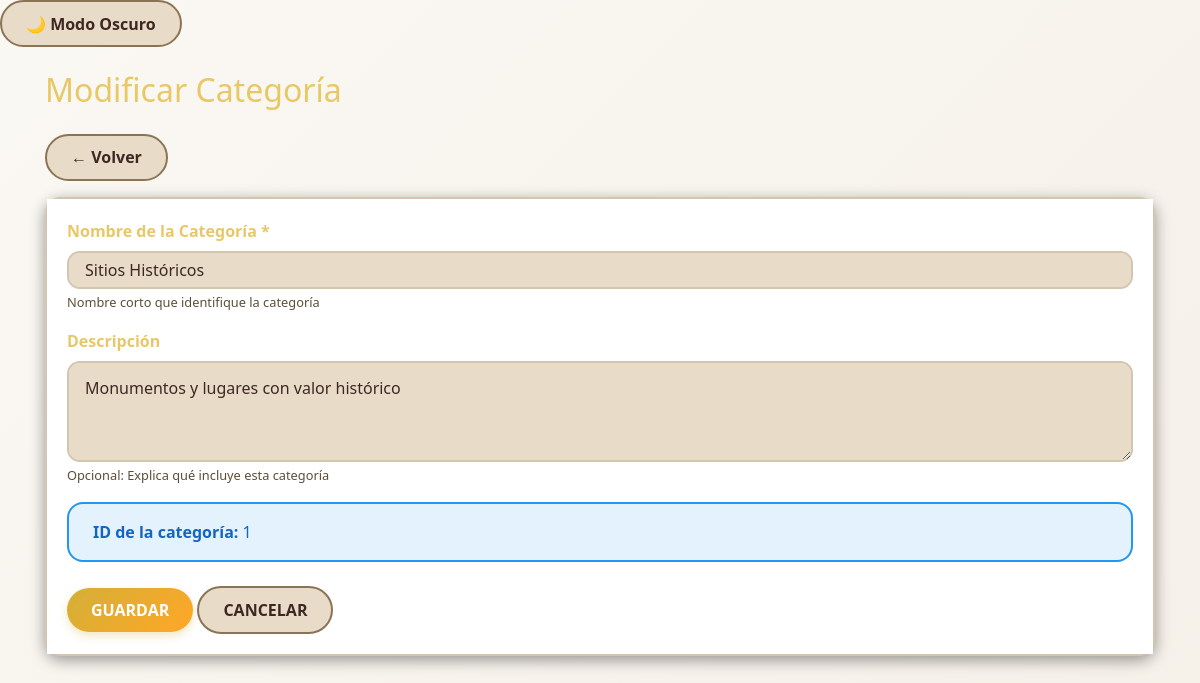
Screenshot of /index.php?c=categorias&a=modificar&id=1 (signed in) with the database file from the repository.
### tables this page shows
CREATE TABLE `categorias` (
  `id` int(11) NOT NULL,
  `nombre` varchar(50) NOT NULL,
  `descripcion` text DEFAULT NULL
);

### controllers/Categorias.php (called while the page is built, shortened)
<?php
class CategoriasController {
	public function __construct(){
		require_once "models/CategoriasModel.php";
	}
	public function modificar(){
		$id = $_GET['id'];
		$categorias = new Categorias_model();
		$data["id"] = $id;
		$data["categoria"] = $categorias->get_categoria($id);
		$data["titulo"] = "Modificar Categoría";
		require_once "views/categorias/categorias_modifica.php";
	}
}
?>

### config/database.php (called while the page is built)
<?php
	class Conectar {
		public static function conexion(){
			$conexion = new mysqli("localhost", "root", "", "turismo_la_paz_simple");
			return $conexion;
		}
	}
?>

### models/CategoriasModel.php (called while the page is built, shortened)
<?php
	class Categorias_model {
		private $db;
		public function __construct(){
			$this->db = Conectar::conexion();
		}
		public function get_categoria($id)
		{
			$sql = "SELECT * FROM categorias WHERE id='$id' LIMIT 1";
			$resultado = $this->db->query($sql);
			$row = $resultado->fetch_assoc();
			return $row;
		}
	}
?>

### views/categorias/categorias_modifica.php (the view, shortened to what this page needs)
<!DOCTYPE html>
<html lang="es">
	<head>
		<link rel="stylesheet" href="assets/css/bootstrap.min.css">
		<link rel="stylesheet" href="assets/css/estilos-crema.css">
	</head>
	<body>
			<div class="top-buttons">
				<button id="btnModoOscuro" class="btn btn-secondary">🌙 Modo Oscuro</button>
			</div>
		<div class="container">
			<h2 class="mt-4 mb-4"><?php echo $data["titulo"]; ?></h2>
			<a href="index.php?c=categorias&a=index" class="btn btn-secondary mb-3">← Volver</a>
			<div class="card">
				<div class="card-body">
					<form action="index.php?c=categorias&a=actualizar" method="POST">
						<div class="mb-3">
							<label class="form-label">Nombre de la Categoría *</label>
							<input type="text" name="nombre" class="form-control" required
								   value="<?php echo $data["categoria"]["nombre"]; ?>">
							<small class="text-muted">Nombre corto que identifique la categoría</small>
						</div>
						<div class="mb-3">
							<label class="form-label">Descripción</label>
							<textarea name="descripcion" class="form-control" rows="3"><?php echo $data["categoria"]["descripcion"]; ?></textarea>
							<small class="text-muted">Opcional: Explica qué incluye esta categoría</small>
						</div>
						<div class="alert alert-info">
							<strong>ID de la categoría:</strong> <?php echo $data["categoria"]["id"]; ?>
						</div>
						<div class="mt-4">
							<button type="submit" class="btn btn-warning">GUARDAR</button>
							<a href="index.php?c=categorias&a=index" class="btn btn-secondary">CANCELAR</a>
						</div>
					</form>
				</div>
			</div>
		</div>
	</body>
</html>

### assets/css/estilos-crema.css (style rules this page uses)
:root { --cream-light: #FAF8F3; --cream-medium: #F5F0E8; --cream-dark: #E8DCC8; --cream-card: #FFFFFF; --accent-gold: #D4AF37; --accent-gold-light: #E8C866; --accent-brown: #8B7355; --text-primary: #3E2723; --text-secondary: #5D4E37; --border-color: #D4C5B0; }
body { background: linear-gradient(135deg, var(--cream-light) 0%, var(--cream-medium) 100%) !important; background-attachment: fixed !important; color: var(--text-primary) !important; font-family: 'Segoe UI', Tahoma, Geneva, Verdana, sans-serif; min-height: 100vh; }
.container { background-color: transparent; }
.card { background: var(--cream-card); border: 2px solid var(--border-color); border-radius: 1rem; box-shadow: 0 4px 15px rgba(0, 0, 0, 0.4); transition: all 0.3s ease; color: var(--text-primary); }
.card-body { background-color: var(--cream-card); color: var(--text-primary); }
.btn-secondary { background-color: var(--cream-dark); color: var(--text-primary); border: 2px solid var(--accent-brown); border-radius: 50px; padding: 0.6rem 1.5rem; font-weight: 600; transition: all 0.3s ease; }
.btn-warning { background: linear-gradient(135deg, var(--accent-gold) 0%, #FFA726 100%); color: white; border: none; border-radius: 50px; padding: 0.6rem 1.5rem; font-weight: 600; transition: all 0.3s ease; box-shadow: 0 4px 10px rgba(212, 175, 55, 0.3); }
.form-control, .form-select { border: 2px solid var(--border-color); border-radius: 0.8rem; padding: 0.8rem 1rem; background-color: var(--cream-dark); color: var(--text-primary); transition: all 0.3s ease; }
.form-control::placeholder { color: var(--text-secondary); opacity: 0.7; }
.form-label { color: var(--accent-gold-light); font-weight: 600; margin-bottom: 0.5rem; }
.alert { border-radius: 1rem; border: 2px solid; padding: 1rem 1.5rem; }
.alert-info { background-color: #E3F2FD; border-color: #2196F3; color: #1565C0; }
h1, h2, h3, h4, h5, h6 { color: var(--accent-gold-light); }
a { color: var(--accent-gold); text-decoration: none; transition: color 0.3s ease; }
.text-muted { color: var(--text-secondary) !important; }

### rows the page displays
categorias: nombre "Sitios Históricos", descripcion "Monumentos y lugares con valor histórico", id "1"

### other values shown
$data["titulo"] "Modificar Categoría"
